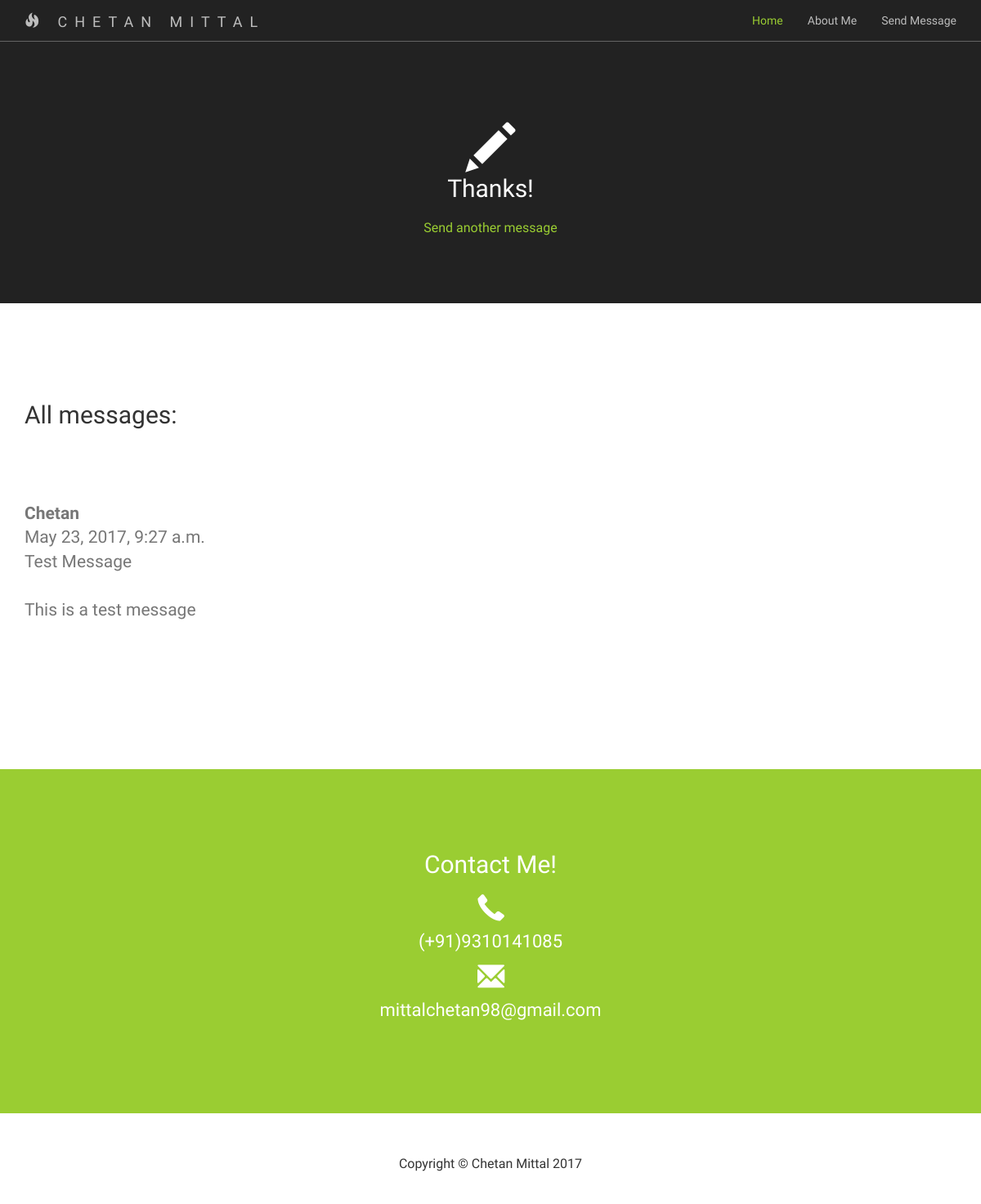
Page /message/thanks/ on the earlier database version.
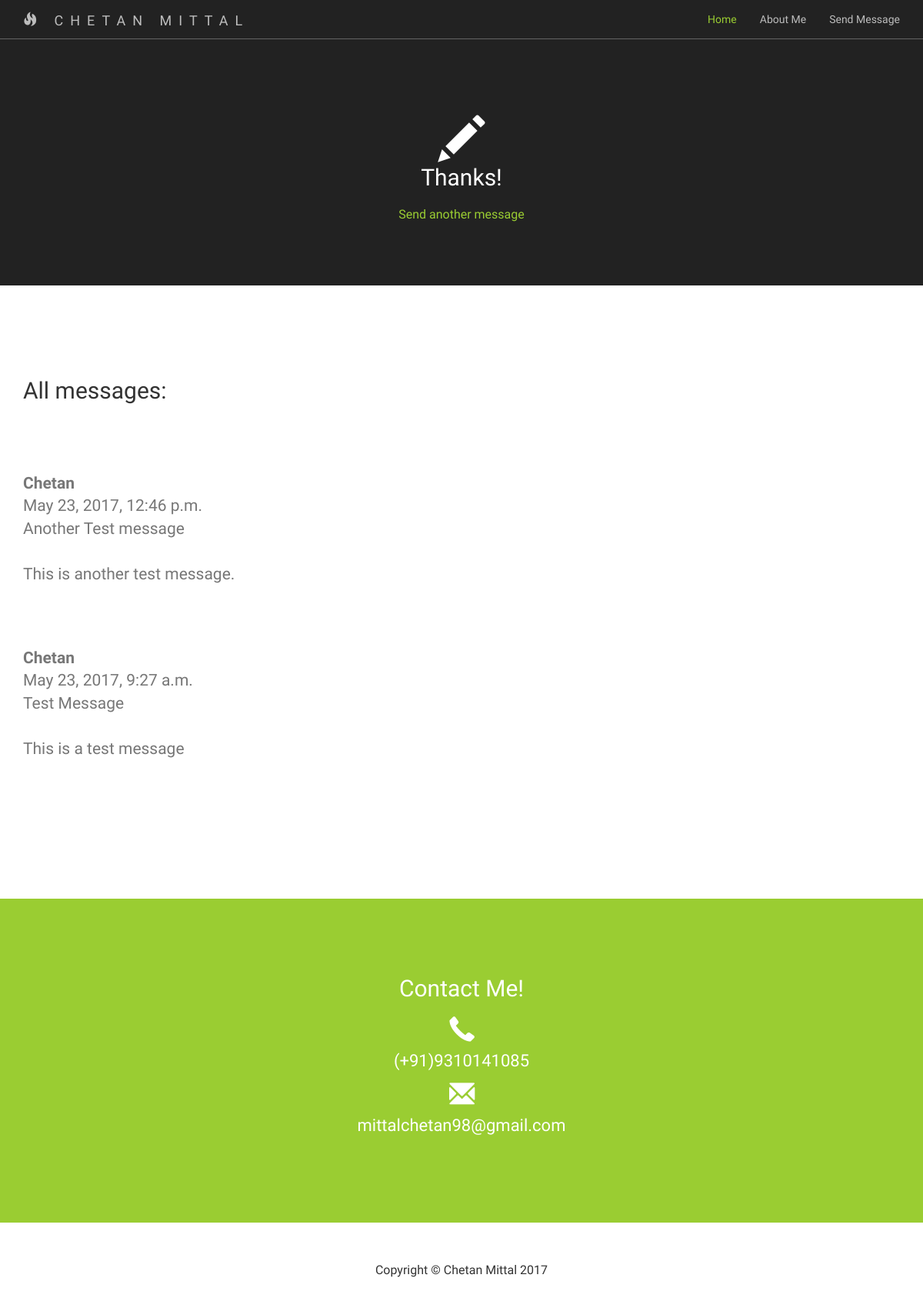
Same page on the later database version.
### contact_form/models.py (models this page shows)
class details(models.Model):
    name = models.CharField(max_length=50)
    subject = models.CharField(max_length=100)
    email = models.EmailField()
    message = models.CharField(max_length=1000)
    date = models.DateTimeField(null=True)

### portfolio/views.py (the view)
# urls.py: url(r'^message/thanks/$', message_thanks, name='message_thanks'),
def message_thanks(request):
    messages = details.objects.order_by("-date")
    return render(request, 'message_thanks.html', { 'messages': messages })

### templates/message_thanks.html (shortened to what this page needs)
{% extends "base.html" %}
{% block header %}
    <section class="intro">
        <div class="container">
            <div class="row">
                <div class="col-lg-8 col-lg-offset-2">
			<br><br><br><br>
                	<span class="glyphicon glyphicon-pencil" style="font-size: 60px"></span>
                    <h2 class="section-heading">Thanks!</h2>
                    <p class="text-light"><a href="{% url 'message' %}">Send another message</a></p>
                </div>
            </div>
        </div>
    </section>
{% endblock %}
{% block content %}
<section class="content">
        <div class="container">
            <div class="row">
                <div class="col-sm-6">
                	<h2 class="section-header">All messages:</h2><br><br><br><br>
			{% for message in messages %}
                	<p class="lead text-muted">
				<strong>{{message.name}}</strong><br>
				{{message.date}}
			<br>
				{{message.subject}}<br><br>
				{{message.message}}<br>
			</p>
			<br><br><br>
                	{% endfor %}
                </div>
            </div>
        </div>
    </section>
{% endblock %}

### templates/base.html (shortened to what this page needs)
{% load static %}
<!DOCTYPE html>
<html lang="en">
<head>
	<link rel="stylesheet" type="text/css" href="{% static 'portfolio/css/bootstrap.min.css' %}" />
	<link rel="stylesheet" type="text/css" href="{% static 'portfolio/css/custom.css' %}" />
</head>
<body>
    <nav id="siteNav" class="navbar navbar-default navbar-fixed-top" role="navigation">
        <div class="container">
            <div class="navbar-header">
                <a class="navbar-brand" href="{% url 'index' %}">
                	<span class="glyphicon glyphicon-fire"></span>
                	CHETAN MITTAL
                </a>
            </div>
            <div class="collapse navbar-collapse" id="navbar">
                <ul class="nav navbar-nav navbar-right">
                    <li class="active">
                        <a href="{% url 'index' %}">Home</a>
                    </li>
                    <li>
                        <a href="{% url 'about_me' %}">About Me</a>
                    </li>
		    <li>
                        <a href="{% url 'message' %}">Send Message</a>
                    </li>
                </ul>
            </div>
        </div>
    </nav>
    {% block header %}{% endblock %}
    {% block content %}
    {% endblock %}
    <footer class="page-footer">
        <div class="contact">
        	<div class="container">
				<h2 class="section-heading">Contact Me!</h2>
				<p><span class="glyphicon glyphicon-earphone"></span><br> (+91)9310141085</p>
				<p><span class="glyphicon glyphicon-envelope"></span><br> mittalchetan98@gmail.com</p>
        	</div>
        </div>
        <div class="small-print">
        	<div class="container">
        		<p>Copyright &copy; Chetan Mittal 2017</p>
        	</div>
        </div>
    </footer>
</body>
</html>

### static/portfolio/css/custom.css (style rules this page uses)
html, body { width: 100%; height: 100%; font-family: 'Open Sans','Helvetica Neue',Arial,sans-serif; }
a { color: yellowgreen; -webkit-transition: all .35s; -moz-transition: all .35s; transition: all .35s; }
p { font-size: 16px; line-height: 1.5; }
.section-heading { margin-top: 0; margin-bottom: 20px; }
.intro { color: #fff; background-color: #222; padding: 70px 0; text-align: center; }
.content { padding: 100px 0; }
.page-footer { text-align: center; }
.page-footer .contact { padding: 100px 0; background-color: yellowgreen; color: #fff; }
.page-footer .contact p { font-size: 22px; font-weight: 300; }
.content-3 .glyphicon, .page-footer .contact .glyphicon { font-size: 32px; font-weight: 700; }
.page-footer .small-print { padding: 50px 0 40px; font-weight: 300; }
.text-light { color: rgba(255,255,255,.7); }
.navbar-default { border-color: rgba(34,34,34,.05); background-color: #fff; -webkit-transition: all .35s; -moz-transition: all .35s; transition: all .35s; }
.navbar-default .navbar-header .navbar-brand { color: yellowgreen; }
.navbar-default .nav > li>a, .navbar-default .nav>li>a:focus { color: #222; }
.navbar-default .nav > li.active>a, .navbar-default .nav>li.active>a:focus { color: yellowgreen!important; background-color: transparent; }
@media (min-width:768px) { .navbar-default { border-color: rgba(255,255,255,.3); background-color: transparent; } }
@media (min-width:768px) { .navbar-default .navbar-header .navbar-brand { color: rgba(255,255,255,.7); letter-spacing: 0.5em; } }
@media (min-width:768px) { .navbar-default .nav > li>a, .navbar-default .nav>li>a:focus { color: rgba(255,255,255,.7); } }

Differences in the rows shown:
added details: name "Chetan", date "May 23, 2017, 12:46 p.m.", subject "Another Test message", message "This is another test message."
